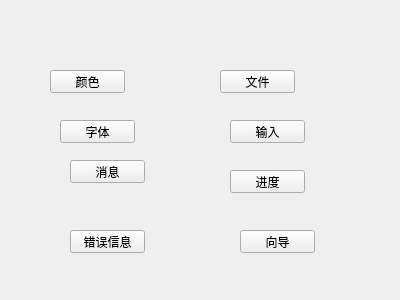
<?xml version="1.0" encoding="UTF-8"?>
<ui version="4.0">
 <class>Widget</class>
 <widget class="QWidget" name="Widget">
  <property name="geometry">
   <rect>
    <x>0</x>
    <y>0</y>
    <width>400</width>
    <height>300</height>
   </rect>
  </property>
  <property name="windowTitle">
   <string>Widget</string>
  </property>
  <widget class="QPushButton" name="pushButton">
   <property name="geometry">
    <rect>
     <x>50</x>
     <y>70</y>
     <width>75</width>
     <height>23</height>
    </rect>
   </property>
   <property name="text">
    <string>颜色</string>
   </property>
  </widget>
  <widget class="QPushButton" name="pushButton_2">
   <property name="geometry">
    <rect>
     <x>220</x>
     <y>70</y>
     <width>75</width>
     <height>23</height>
    </rect>
   </property>
   <property name="text">
    <string>文件</string>
   </property>
  </widget>
  <widget class="QPushButton" name="pushButton_3">
   <property name="geometry">
    <rect>
     <x>60</x>
     <y>120</y>
     <width>75</width>
     <height>23</height>
    </rect>
   </property>
   <property name="text">
    <string>字体</string>
   </property>
  </widget>
  <widget class="QPushButton" name="pushButton_4">
   <property name="geometry">
    <rect>
     <x>230</x>
     <y>120</y>
     <width>75</width>
     <height>23</height>
    </rect>
   </property>
   <property name="text">
    <string>输入</string>
   </property>
  </widget>
  <widget class="QPushButton" name="pushButton_5">
   <property name="geometry">
    <rect>
     <x>70</x>
     <y>160</y>
     <width>75</width>
     <height>23</height>
    </rect>
   </property>
   <property name="text">
    <string>消息</string>
   </property>
  </widget>
  <widget class="QPushButton" name="pushButton_6">
   <property name="geometry">
    <rect>
     <x>70</x>
     <y>230</y>
     <width>75</width>
     <height>23</height>
    </rect>
   </property>
   <property name="text">
    <string>错误信息</string>
   </property>
  </widget>
  <widget class="QPushButton" name="pushButton_7">
   <property name="geometry">
    <rect>
     <x>230</x>
     <y>170</y>
     <width>75</width>
     <height>23</height>
    </rect>
   </property>
   <property name="text">
    <string>进度</string>
   </property>
  </widget>
  <widget class="QPushButton" name="pushButton_8">
   <property name="geometry">
    <rect>
     <x>240</x>
     <y>230</y>
     <width>75</width>
     <height>23</height>
    </rect>
   </property>
   <property name="text">
    <string>向导</string>
   </property>
  </widget>
 </widget>
 <layoutdefault spacing="6" margin="11"/>
 <resources/>
 <connections/>
</ui>
